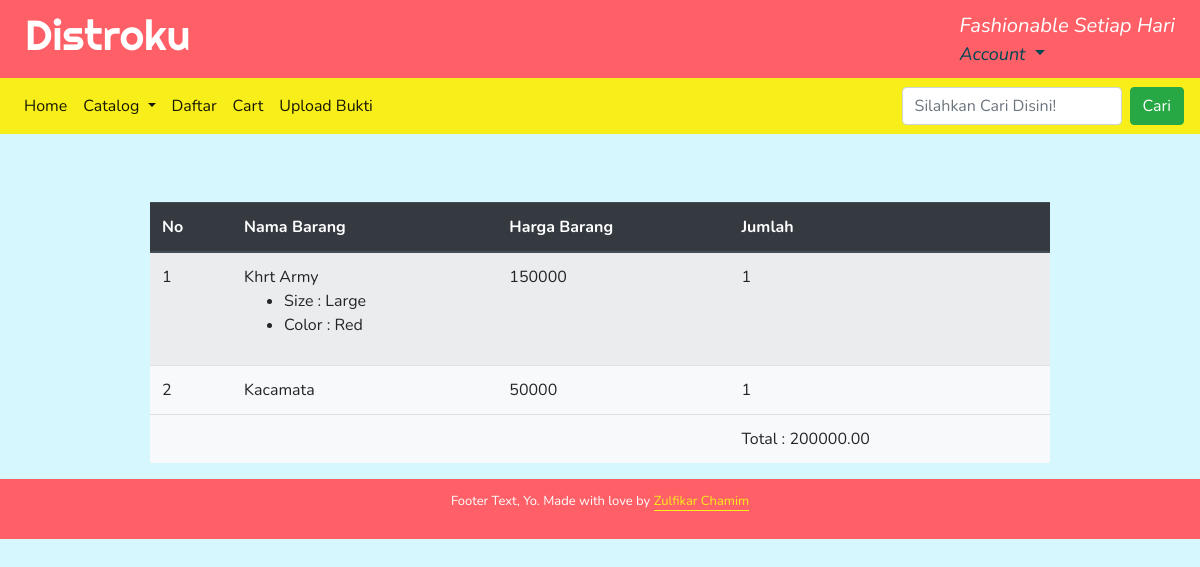
The app's page /checkout/J3MXPN/fikar/ (signed in) with its own data.
### cart/models.py (models this page shows, shortened)
class cart(models.Model):
    total = models.DecimalField(max_digits=100, decimal_places=2, default=0.00)
    timestamp = models.DateTimeField(auto_now_add=True, auto_now=False)
    update = models.DateTimeField(auto_now_add=False, auto_now=True)
    active = models.BooleanField(default=True)

class CartItem(models.Model):
    Cartt = models.ForeignKey('cart', on_delete=models.CASCADE, null=True, blank=True)
    products = models.ForeignKey(Menu, on_delete=models.CASCADE)
    variation = models.ManyToManyField(Variation)
    quantity = models.IntegerField(default=1)
    timestamp = models.DateTimeField(auto_now_add=True, auto_now=False)
    update = models.DateTimeField(auto_now_add=False, auto_now=True)

### menu/models.py (models this page shows, shortened)
class Menu(models.Model):
    judulMenu = models.CharField(max_length=225)
    descMenu = models.TextField()
    picMenu = models.ImageField(upload_to='menu/img/',blank=True)
    posterMenu = models.ImageField(upload_to='menu/img/', blank=True)
    hargaMenu = models.IntegerField(default=0)
    diskon = models.IntegerField(default=0)
    kuantitas = models.IntegerField(default =  0)
    slug = models.SlugField(default='product-', unique=True)
    timestamp = models.DateTimeField(auto_now_add=True,auto_now=False)
    updated = models.DateTimeField(auto_now_add=False,auto_now=True)
    active = models.BooleanField(default=True)
    JK = models.CharField(max_length=100, default='belum')
    class Meta:
        unique_together = ('judulMenu','slug')

class Variation(models.Model):
    product = models.ForeignKey('Menu', on_delete=models.CASCADE)
    category = models.CharField(max_length=120, choices=VAR_CATEGORIES, default='size')
    title = models.CharField(max_length=120)
    updated = models.DateTimeField(auto_now_add=False,auto_now=True)
    active = models.BooleanField(default=True)
    objects = VariationManager()

### orders/views.py (the view)
# urls.py: url(r'^(?P<id>[\w-]+)/(?P<user>[\w-]+)/$', views.lihatOrder, name='lihatOrder'),
@user_passes_test(lambda u: u.is_superuser)
def lihatOrder(request, id, user):
    Order = order.objects.filter(order_id=id)
    cart_id = Order[0].Cart_id
    keranjang = CartItem.objects.select_related('Cartt','products').filter(Cartt_id = cart_id)
    total = keranjang[0].Cartt.total
    context = {
        'orderan' : Order,
        'keranjang' : keranjang,
        'total':total,
    }
    template = 'orders/detailOrder.html'
    return render(request, template, context)

### menu/models.py (called while the page is built)
    def all(self):
        return super(VariationManager, self).filter(active=True)

### orders/templates/orders/detailOrder.html (shortened to what this page needs)
{% extends 'base.html' %}
{% block content %}
    <table class="table table-striped mx-auto w-75 bg-light">
            <thead class="thead-dark">
                <th>No</th>
                <th>Nama Barang</th>
                <th>Harga Barang</th>
                <th>Jumlah</th>
                <th></th>
            </thead>
            <tfoot>
                <tr>
                    <td></td>
                    <td></td>
                    <td></td>
                    <td>Total : {{total}}</td>
                    <td></td>
                </tr>
            </tfoot>
        {% for item in keranjang %}
            <tr>
                <td>{{forloop.counter}}</td>
                <td>
                    {{ item.products.judulMenu }}
                    {% if item.variation.all %}
                    <ul>{% for subitem in item.variation.all %}
                            <li>{{ subitem.category|capfirst }} : {{ subitem.title|capfirst }}</li>
                        {% endfor %}
                    </ul>
                    {% endif %}
                </td>
                <td>{{ item.products.hargaMenu }}</td>
                <td>{{ item.quantity }}</td>
                <td></td>
            </tr>
        {% endfor %}
    </table>
{% endblock content %}

### static/css/styles.css (style rules this page uses)
body { background: #D7F7FE; font-family: "Nunito", sans-serif; color: #222; }
* { box-sizing: border-box; }

### records on screen
cart: total "200000.00"
CartItem: products.judulMenu "Khrt Army", products.hargaMenu "150000", quantity "1"
Variation: category "Size", title "Large"
Variation: category "Color", title "Red"
CartItem: products.judulMenu "Kacamata", products.hargaMenu "50000", quantity "1"
